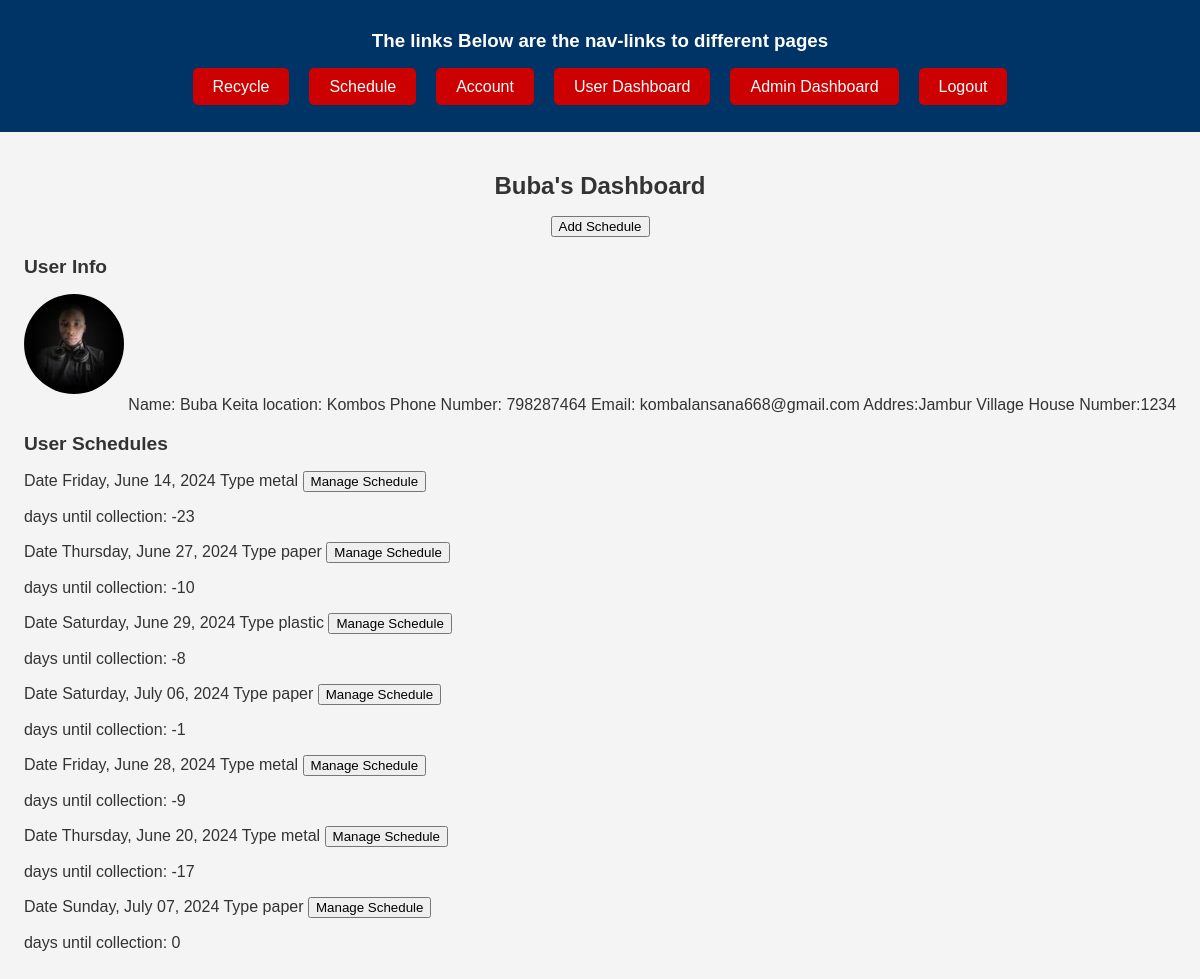
The page /user_dashboard (signed in) on the database its author committed.
### app/models.py (models this page shows, shortened)
class User(db.Model, UserMixin):
    id = db.Column(db.Integer,  nullable= False, primary_key=True, autoincrement=True)
    first_name = db.Column(db.String(50), nullable=False)
    middle_name = db.Column(db.String(50), nullable=False, default="")
    last_name = db.Column(db.String(50), nullable=False)
    email = db.Column(db.String(50), unique=True, nullable=False,)
    sex = db.Column(db.String(50), nullable=False, default='Male')
    address = db.Column(db.String(50), nullable=False)
    house_number = db.Column(db.String(50), nullable=False)
    location = db.Column(db.String(50), nullable=False)
    image_file = db.Column(db.String(500), nullable=False, default='default.jpg')
    phone_number = db.Column(db.String(50), nullable=False)
    password = db.Column(db.String(150), nullable=False)
    schedule = db.relationship('Scheduling', backref='customer', lazy=True)

class Scheduling(db.Model):
    id = db.Column(db.Integer, primary_key=True, autoincrement=True)
    date = db.Column(db.DateTime, nullable=False)
    type = db.Column(db.String(50), nullable=False)
    user_id = db.Column(db.Integer, db.ForeignKey('user.id'), nullable=False)

### app/routes.py (the view)
@app.route('/user_dashboard', methods=['GET', 'POST'])
@login_required
def user_dashboard():
    user_schedule = Scheduling.query.filter_by(user_id=current_user.id).all()
    return render_template('user_dashboard.html', user_schedule=user_schedule, datetime=datetime)

### app/models.py (called while the page is built)
@login_manager.user_loader
def load_user(user_id):
    return User.query.get(int(user_id))

### app/templates/user_dashboard.html
{% extends 'base.html'%} {% block content %}
<h2>{{current_user.first_name}}'s Dashboard</h2>
<a href="{{url_for('schedule')}}"><button>Add Schedule</button></a>
<div class="user">
  <div class="user-info">
    <h3>User Info</h3>
    <span
      ><img
        src="{{url_for('static', filename='profile_pics/' + current_user.image_file)}}"
        alt=""
    /></span>
    <span>Name: {{current_user.first_name}} {{current_user.last_name}}</span>
    <span>location: {{current_user.location}}</span>
    <span>Phone Number: {{current_user.phone_number}}</span>
    <span>Email: {{current_user.email}}</span>
    <span>Addres:{{current_user.address}}</span>
    <span>House Number:{{current_user.house_number}}</span>
  </div>
  <div class="schedules">
    <h3>User Schedules</h3>
    <div class="recycle">
      {% if user_schedule %} {%for schedule in user_schedule%}
      <span>Date {{schedule.date.strftime('%A, %B %d, %Y')}}</span>
      <span>Type {{schedule.type}}</span>
      <a
        class="btn-manage"
        href="{{url_for('manage_schedule', schedule_id=schedule.id)}}"
        ><button>Manage Schedule</button></a
      >
      <p>
        days until collection: {{ (schedule.date - datetime.now()).days + 1}}
      </p>
      {% endfor %} {% else %}
      <p>No Schedule for {{current_user.first_name}}</p>
      {% endif %}
    </div>
  </div>
</div>
{% endblock %}

### app/templates/base.html (shortened to what this page needs)
<!DOCTYPE html>
<html lang="en">
  <head>
    <link
      rel="stylesheet"
      href="{{url_for('static', filename='css/main.css')}}"
    />
  </head>
  <body>
    <header class="main-header">
      <h3 class="header-text">The links Below are the nav-links to different pages</h3>
      <ul class="nav-list">
        {% if current_user.is_authenticated %}
        <li class="nav-item"><a class="nav-link" href="{{url_for('recycle')}}">Recycle</a></li>
        <li class="nav-item"><a class="nav-link" href="{{url_for('schedule')}}">Schedule</a></li>
        <li class="nav-item"><a class="nav-link" href="{{url_for('account')}}">Account</a></li>
        <li class="nav-item"><a class="nav-link" href="{{url_for('user_dashboard')}}">User Dashboard</a></li>
        <li class="nav-item"><a class="nav-link" href="{{url_for('admin_dashboard')}}">Admin Dashboard</a></li>
        <li class="nav-item"><a class="nav-link" href="{{url_for('logout')}}">Logout</a></li>
        {% else %}
        <li class="nav-item"><a class="nav-link" href="{{url_for('login')}}">Login</a></li>
        <li class="nav-item"><a class="nav-link" href="{{url_for('register')}}">Register</a></li>
        {% endif %}
      </ul>
    </header>
    <main class="content">
      {% block content %} {% endblock %}
    </main>
  </body>
</html>

### app/static/css/main.css (style rules this page uses)
body { font-family: Arial, sans-serif; background-color: #f38686; margin: 0; padding: 0; }
.main-header { background: #322f2f; color: #fc0101; padding: 20px 0; text-align: center; }
.header-text { margin: 0; padding: 10px; }
.nav-list { list-style: none; padding: 0; display: flex; justify-content: center; gap: 20px; }
.nav-item { display: inline; }
.nav-link { text-decoration: none; color: #fff; padding: 10px 20px; background: #444; border-radius: 5px; transition: background 0.3s; }
.content { padding: 20px; }
body { font-family: Arial, sans-serif; background-color: #f5f5f5; }
main { display: flex; flex-direction: column; align-items: center; padding: 2rem; }
main h2 { font-size: 1.5rem; margin-bottom: 1rem; }
main h3 { font-size: 1.2rem; margin-bottom: 1rem; }
main img { width: 100px; height: 100px; border-radius: 50%; margin-bottom: 1rem; }
body { font-family: Arial, sans-serif; background-color: #f4f4f4; margin: 0; padding: 0; color: #333; }
.main-header { background: #003366; color: #fff; padding: 20px 0; text-align: center; }
.nav-link { text-decoration: none; color: #fff; padding: 10px 20px; background: #cc0000; border-radius: 5px; transition: background 0.3s; }

### rows shown on the page
User: first_name "Buba", image_file (picture), last_name "Keita", location "Kombos", phone_number "798287464", email "kombalansana668@gmail.com", address "Jambur Village", house_number "1234"
Scheduling: date "Friday, June 14, 2024", type "metal"
Scheduling: date "Thursday, June 27, 2024", type "paper"
Scheduling: date "Saturday, June 29, 2024", type "plastic"
Scheduling: date "Saturday, July 06, 2024", type "paper"
Scheduling: date "Friday, June 28, 2024", type "metal"
Scheduling: date "Thursday, June 20, 2024", type "metal"
Scheduling: date "Sunday, July 07, 2024", type "paper"
